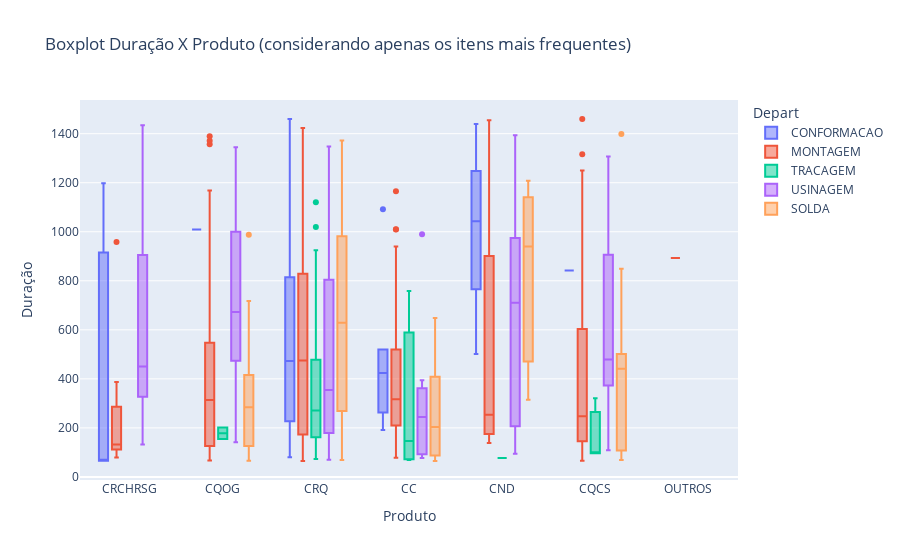

Write notebook code for a chart like this one.
### Markdown cell above
#### Boxplot Duração X Nome do Produto (itens mais frequentes e separados por departamento)
---

### Code cell
fig = px.box(
    data_frame=mais_frequentes,
    x="Prod.Nome",  # Nome do produto
    y="HorasUnit",  # Duração
    color="Depart",  # Departamento (usado para agrupar por cor)
    title="Boxplot Duração X Produto (considerando apenas os itens mais frequentes)",  # Título do gráfico
    labels={"Prod.Nome": "Produto", "HorasUnit": "Duração (Horas Unitárias)"},  # Rótulos personalizados
)

# Ajustando o layout
fig.update_layout(
    boxmode="group",  # Agrupamento dos boxplots
    yaxis=dict(title="Duração"),  # Título do eixo Y
)

# Mostrando o gráfico
fig.show()

### Figure 1 — Plotly figure (JSON) as saved in the notebook; plotly's stock layout.template omitted (floating-point values rounded to 4 significant figures; data arrays with more than 128 entries replaced by an {"elided": "..."} marker saying what was removed)
{"data": [{"alignmentgroup": "True", "hovertemplate": "Depart=CONFORMACAO<br>Produto=%{x}<br>Duração (Horas Unitárias)=%{y}<extra></extra>", "legendgroup": "CONFORMACAO", "marker": {"color": "#636efa"}, "name": "CONFORMACAO", "notched": false, "offsetgroup": "CONFORMACAO", "orientation": "v", "showlegend": true, "type": "box", "x": ["CRCHRSG", "CRCHRSG", "CRCHRSG", "CQOG", "CRCHRSG", "CRCHRSG", "CRQ", "CRQ", "CRQ", "CRQ", "CRQ", "CRQ", "CRQ", "CRQ", "CRQ", "CRQ", "CRQ", "CRQ", "CQOG", "CQOG", "CC", "CRCHRSG", "CRCHRSG", "CRCHRSG", "CC", "CND", "CND", "CQOG", "CQCS", "CQCS", "CQOG", "CQOG", "CQOG", "CQCS", "CRQ", "CRQ", "CRQ", "CRQ", "CRQ", "CRQ", "CRQ", "CND", "CND", "CND", "CND", "CND", "CND", "CND", "CND", "CC", "CC", "CC", "CC", "CQCS", "CQCS", "CQCS", "CQCS", "CRQ", "CRQ", "CRQ", "CRQ", "CRQ", "CQOG", "CQOG", "CQOG", "CQOG", "CQOG", "CQOG", "CQOG", "CRCHRSG", "CRCHRSG", "CRCHRSG", "CRCHRSG", "CRCHRSG", "CRCHRSG", "CRCHRSG", "CRQ", "CRQ", "CRQ", "CRQ", "CRQ", "CRQ", "CRQ", "CRQ", "CRQ", "CRQ", "CRQ", "CRQ", "CRQ", "CRQ", "CRQ", "CRQ", "CRQ", "CRQ", "CRQ", "CRQ", "CRQ", "CRQ", "CRQ", "CRQ", "CRQ", "CRQ", "CRQ", "CRQ", "CRQ", "CRQ", "CRQ", "CRQ", "CRQ", "CRQ", "CRQ"], "x0": " ", "xaxis": "x", "y": [null, 66, null, null, null, null, null, null, 128, null, 371, null, 82, 96, 689, null, 418, null, null, null, 191, null, 66, null, 328, 1055, null, null, null, null, 1009, null, null, null, 259, 1093, 985, null, null, null, null, null, null, null, 501, null, null, 1030, 1440, 1092, 263, 520, 520, null, null, null, 842, null, null, 416, 1200, 868, null, null, null, null, null, null, null, null, null, null, null, null, null, 1198, null, null, null, null, 88, null, 80, 440, 456, 490, 553, 130, 170, 195, 574, 612, 758, 760, 650, 1368, 1460, 300, 395, null, null, null, 1236, 1350, null, null, null, null, null, null, null], "y0": " ", "yaxis": "y"}, {"alignmentgroup": "True", "hovertemplate": "Depart=MONTAGEM<br>Produto=%{x}<br>Duração (Horas Unitárias)=%{y}<extra></extra>", "legendgroup": "MONTAGEM", "marker": {"color": "#EF553B"}, "name": "MONTAGEM", "notched": false, "offsetgroup": "MONTAGEM", "orientation": "v", "showlegend": true, "type": "box", "x": {"elided": "337 str values"}, "x0": " ", "xaxis": "x", "y": {"elided": "337 float values"}, "y0": " ", "yaxis": "y"}, {"alignmentgroup": "True", "hovertemplate": "Depart=TRACAGEM<br>Produto=%{x}<br>Duração (Horas Unitárias)=%{y}<extra></extra>", "legendgroup": "TRACAGEM", "marker": {"color": "#00cc96"}, "name": "TRACAGEM", "notched": false, "offsetgroup": "TRACAGEM", "orientation": "v", "showlegend": true, "type": "box", "x": {"elided": "267 str values"}, "x0": " ", "xaxis": "x", "y": {"elided": "267 float values"}, "y0": " ", "yaxis": "y"}, {"alignmentgroup": "True", "hovertemplate": "Depart=USINAGEM<br>Produto=%{x}<br>Duração (Horas Unitárias)=%{y}<extra></extra>", "legendgroup": "USINAGEM", "marker": {"color": "#ab63fa"}, "name": "USINAGEM", "notched": false, "offsetgroup": "USINAGEM", "orientation": "v", "showlegend": true, "type": "box", "x": {"elided": "260 str values"}, "x0": " ", "xaxis": "x", "y": {"elided": "260 float values"}, "y0": " ", "yaxis": "y"}, {"alignmentgroup": "True", "hovertemplate": "Depart=SOLDA<br>Produto=%{x}<br>Duração (Horas Unitárias)=%{y}<extra></extra>", "legendgroup": "SOLDA", "marker": {"color": "#FFA15A"}, "name": "SOLDA", "notched": false, "offsetgroup": "SOLDA", "orientation": "v", "showlegend": true, "type": "box", "x": {"elided": "284 str values"}, "x0": " ", "xaxis": "x", "y": {"elided": "284 float values"}, "y0": " ", "yaxis": "y"}], "layout": {"boxmode": "group", "legend": {"title": {"text": "Depart"}, "tracegroupgap": 0}, "title": {"text": "Boxplot Duração X Produto (considerando apenas os itens mais frequentes)"}, "xaxis": {"anchor": "y", "domain": [0, 1], "title": {"text": "Produto"}}, "yaxis": {"anchor": "x", "domain": [0, 1], "title": {"text": "Duração"}}}}
